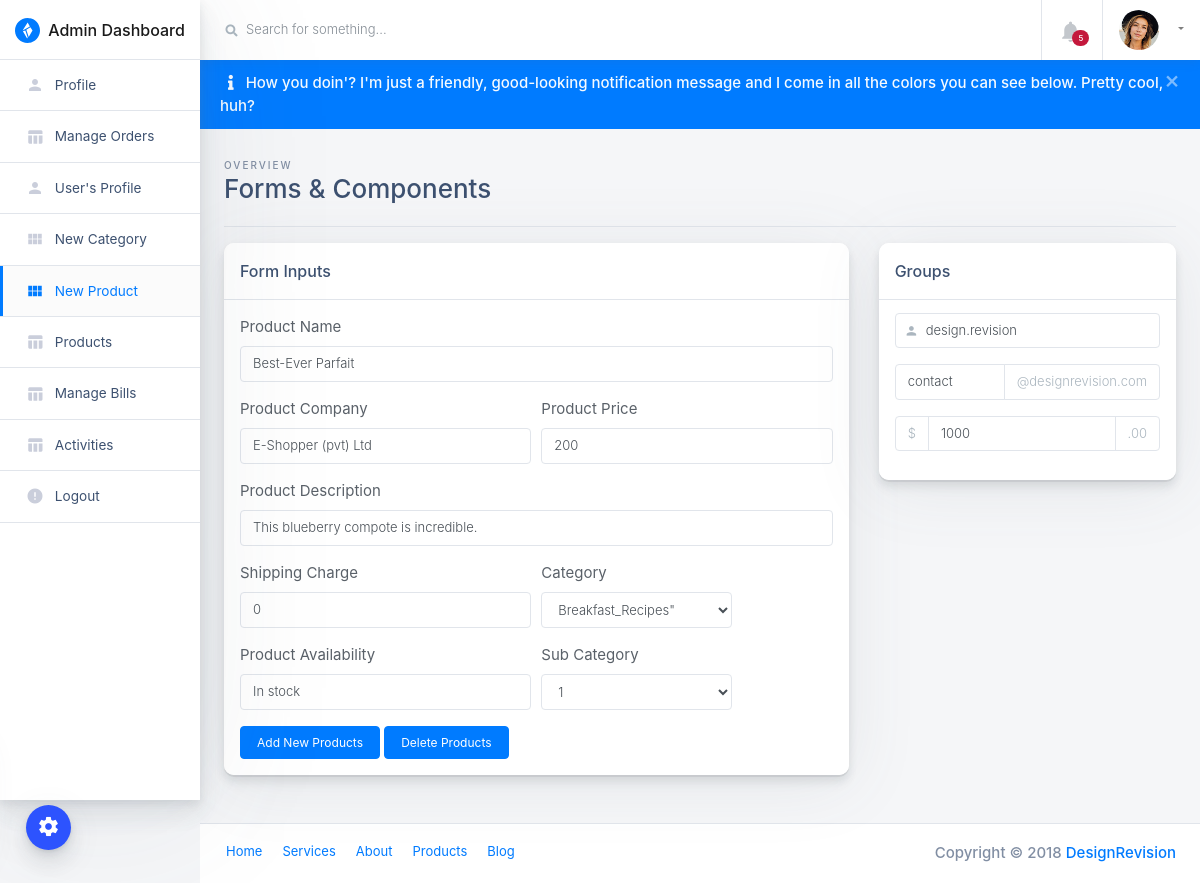
The app's page /admin/products-view?pid=1 (signed in) with its own data.
### tables this page shows
CREATE TABLE `products` (
  `id` int(11) NOT NULL,
  `category` int(11) NOT NULL,
  `subCategory` int(11) DEFAULT NULL,
  `productName` varchar(255) DEFAULT NULL,
  `productCompany` varchar(255) DEFAULT NULL,
  `productPrice` int(11) DEFAULT NULL,
  `productPriceBeforeDiscount` int(11) DEFAULT NULL,
  `productDescription` longtext DEFAULT NULL,
  `productImage1` varchar(255) DEFAULT NULL,
  `productImage2` varchar(255) DEFAULT NULL,
  `productImage3` varchar(255) DEFAULT NULL,
  `shippingCharge` int(11) DEFAULT NULL,
  `productAvailability` varchar(255) DEFAULT NULL,
  `postingDate` timestamp NULL DEFAULT current_timestamp(),
  `updationDate` varchar(255) DEFAULT NULL
);

### admin/products-view.php (the view, shortened to what this page needs)
<?php
include("include/config.php");
if(strlen($_SESSION['admin_login'])==0)
	{
header('location:/eshopper/admin');
}
else{
	if($_GET['pid']){
	$pid = $_GET['pid'];
}else{
	header('location:products');
}
?>
<!doctype html>
<html class="no-js h-100" lang="en">
  <head>
    <link href="https://use.fontawesome.com/releases/v5.0.6/css/all.css" rel="stylesheet">
    <link rel="stylesheet" href="https://stackpath.bootstrapcdn.com/bootstrap/4.1.3/css/bootstrap.min.css">
    <link rel="stylesheet" id="main-stylesheet" data-version="1.1.0" href="styles/shards-dashboards.1.1.0.min.css">
    <link rel="stylesheet" href="styles/extras.1.1.0.min.css">
  </head>
  <body class="h-100">
    <div class="color-switcher-toggle animated pulse infinite">
      <i class="material-icons">settings</i>
    </div>
    <div class="container-fluid">
      <div class="row">
        <aside class="main-sidebar col-12 col-md-3 col-lg-2 px-0">
          <div class="main-navbar">
            <nav class="navbar align-items-stretch navbar-light bg-white flex-md-nowrap border-bottom p-0">
              <a class="navbar-brand w-100 mr-0" href="dashboard" style="line-height: 25px;">
                <div class="d-table m-auto">
                  <img id="main-logo" class="d-inline-block align-top mr-1" style="max-width: 25px;" src="images/shards-dashboards-logo.svg" alt="Shards Dashboard">
                  <span class="d-none d-md-inline ml-1">Admin Dashboard</span>
                </div>
              </a>
            </nav>
          </div>
          <div class="nav-wrapper">
            <ul class="nav flex-column">
			  <li class="nav-item">
                <a class="nav-link " href="profile">
                  <i class="material-icons">person</i>
                  <span>Profile</span>
                </a>
              </li>
			  <li class="nav-item">
                <a class="nav-link " href="orders">
                  <i class="material-icons">table_chart</i>
                  <span>Manage Orders</span>
                </a>
              </li>
			  <li class="nav-item">
                <a class="nav-link " href="users">
                  <i class="material-icons">person</i>
                  <span>User's Profile</span>
                </a>
              </li>
              <li class="nav-item">
                <a class="nav-link " href="new-category">
                  <i class="material-icons">view_module</i>
                  <span>New Category</span>
                </a>
              </li>
			  <li class="nav-item">
                <a class="nav-link active" href="new-product">
                  <i class="material-icons">view_module</i>
                  <span>New Product</span>
                </a>
              </li>
              <li class="nav-item">
                <a class="nav-link " href="products">
                  <i class="material-icons">table_chart</i>
                  <span>Products</span>
                </a>
              </li>
			  <li class="nav-item">
                <a class="nav-link " href="manage-bills">
                  <i class="material-icons">table_chart</i>
                  <span>Manage Bills</span>
                </a>
              </li>
			  <li class="nav-item">
                <a class="nav-link " href="manage-bills">
                  <i class="material-icons">table_chart</i>
                  <span>Activities</span>
                </a>
              </li>
			  <li class="nav-item">
                <a class="nav-link " href="logout">
                  <i class="material-icons">error</i>
                  <span>Logout</span>
                </a>
              </li>
            </ul>
          </div>
        </aside>
        <main class="main-content col-lg-10 col-md-9 col-sm-12 p-0 offset-lg-2 offset-md-3">
          <div class="main-navbar sticky-top bg-white">
            <nav class="navbar align-items-stretch navbar-light flex-md-nowrap p-0">
              <form action="#" class="main-navbar__search w-100 d-none d-md-flex d-lg-flex">
                <div class="input-group input-group-seamless ml-3">
                  <div class="input-group-prepend">
                    <div class="input-group-text">
                      <i class="fas fa-search"></i>
                    </div>
                  </div>
                  <input class="navbar-search form-control" type="text" placeholder="Search for something..." aria-label="Search"> </div>
<?php
$f1="00:00:00";
$from=date('Y-m-d')." ".$f1;
$t1="23:59:59";
$to=date('Y-m-d')." ".$t1;
$result = mysqli_query($con,"SELECT * FROM Orders where orderDate Between '$from' and '$to'");
$num_rows1 = mysqli_num_rows($result);
?>
              </form>
              <ul class="navbar-nav border-left flex-row ">
                <li class="nav-item border-right dropdown notifications">
                  <a class="nav-link nav-link-icon text-center" href="" role="button" id="dropdownMenuLink" data-toggle="dropdown" aria-haspopup="true" aria-expanded="false">
                    <div class="nav-link-icon__wrapper">
                      <i class="material-icons">&#xE7F4;</i>
                      <span class="badge badge-pill badge-danger"><?php echo htmlentities($num_rows1); ?></span>
                    </div>
                  </a>
                </li>
                <li class="nav-item dropdown">
                  <a class="nav-link dropdown-toggle text-nowrap px-3" data-toggle="dropdown" href="#" role="button" aria-haspopup="true" aria-expanded="false">
                    <img class="user-avatar rounded-circle mr-2" src="images/avatars/0.jpg" alt="User Avatar">
                  </a>
                </li>
              </ul>
            </nav>
          </div>
          <div class="alert alert-accent alert-dismissible fade show mb-0" role="alert">
            <button type="button" class="close" data-dismiss="alert" aria-label="Close">
              <span aria-hidden="true">×</span>
            </button>
            <i class="fa fa-info mx-2"></i>
            <strong>How you doin'?</strong> I'm just a friendly, good-looking notification message and I come in all the colors you can see below. Pretty cool, huh? </div>
          <div class="main-content-container container-fluid px-4">
            <div class="page-header row no-gutters py-4 mb-3 border-bottom">
              <div class="col-12 col-sm-4 text-center text-sm-left mb-0">
                <span class="text-uppercase page-subtitle">Overview</span>
                <h3 class="page-title">Forms & Components</h3>
              </div>
            </div>
            <div class="row">
              <div class="col-lg-8 mb-4">
                <div class="card card-small mb-4">
                  <div class="card-header border-bottom">
                    <h6 class="m-0">Form Inputs</h6>
                  </div>
                  <ul class="list-group list-group-flush">
                    <li class="list-group-item p-3">
                      <div class="row">
<?php
$query=mysqli_query($con,"select * from products where id='$pid'");
while($row=mysqli_fetch_array($query))
{?>	                       <div class="col">
                          <form action="" method="POST">
                            <div class="form-group">
                              <label for="feInputAddress">Product Name</label>
                              <input type="text" class="form-control" id="feInputAddress" name="productName" placeholder="" value="<?php echo htmlentities($row['productName']);?>"> </div>
                            <div class="form-row">
                              <div class="form-group col-md-6">
                                <label for="feEmailAddress">Product Company</label>
                                <input type="text" class="form-control" id="feEmailAddress" name="productCompany" placeholder="" value="<?php echo htmlentities($row['productCompany']);?>"> </div>
                              <div class="form-group col-md-6">
                                <label for="fePassword">Product Price</label>
                                <input type="text" class="form-control" id="fePassword" placeholder="" name="productPrice" value="<?php echo htmlentities($row['productPrice']);?>"> </div>
                            </div>
                            <div class="form-group">
                              <label for="feInputAddress">Product Description</label>
                              <input type="text" class="form-control" id="feInputAddress" placeholder="" name="productDescription" value="<?php echo htmlentities($row['productDescription']);?>"> </div>
                            <div class="form-row">
                              <div class="form-group col-md-6">
                                <label for="feInputCity">Shipping Charge</label>
                                <input type="text" class="form-control" name="shippingCharge" id="feInputCity" value="<?php echo htmlentities($row['shippingCharge']);?>"> </div>
                              <div class="form-group col-md-4">
                                <label for="feInputState">Category</label>
                                <select id="feInputState" class="form-control" name="category">
<?php
$number = 1;
$query1=mysqli_query($con,"select * from category");
while($row1=mysqli_fetch_array($query1))
{?>
                                <option value="<?php echo $number;?>"><?php echo htmlentities($row1['categoryName']);?>"</option>
<?php $number = $number+1; } ?>
                                </select>
                              </div>
                              </div>
							<div class="form-row">
                              <div class="form-group col-md-6">
                                <label for="feInputCity">Product Availability</label>
                                <input type="text" class="form-control" id="feInputCity" name="productAvailability" value="<?php echo htmlentities($row['productAvailability']);?>"> </div>
                              <div class="form-group col-md-4">
                                <label for="feInputState">Sub Category</label>
                                <select id="feInputState" class="form-control" name="subCategory">
								<option value="<?php echo htmlentities($row['subCategory']);?>" ><?php echo htmlentities($row['subCategory']);?></option>
                                </select>
                              </div>
                               </div>
                            <button type="submit" name="Update" class="btn btn-accent">Add New Products</button>
							<button type="submit" name="Delete" class="btn btn-accent">Delete Products</button>
                          </form>
<?php }?>
                        </div>
                      </div>
                    </li>
                  </ul>
                </div>
              </div>
              <div class="col-lg-4 mb-4">
                <div class="card card-small mb-4">
                  <div class="card-header border-bottom">
                    <h6 class="m-0">Groups</h6>
                  </div>
                  <ul class="list-group list-group-flush">
                    <li class="list-group-item px-3">
                      <form>
                        <div class="input-group mb-3">
                          <div class="input-group input-group-seamless">
                            <span class="input-group-prepend">
                              <span class="input-group-text">
                                <i class="material-icons">person</i>
                              </span>
                            </span>
                            <input type="text" class="form-control" id="form1-username" placeholder="Username" value="design.revision"> </div>
                        </div>
						<div class="input-group mb-3">
                          <input type="text" class="form-control" placeholder="" aria-label="" aria-describedby="basic-addon2" value="contact">
                          <div class="input-group-append">
                            <span class="input-group-text">@designrevision.com</span>
                          </div>
                        </div>
                        <div class="input-group mb-3">
                          <div class="input-group-prepend">
                            <span class="input-group-text">$</span>
                          </div>
                          <input type="text" class="form-control" aria-label="Amount (to the nearest dollar)" value="1000">
                          <div class="input-group-append">
                            <span class="input-group-text">.00</span>
                          </div>
                        </div>
                        </form>
                    </li>
                  </ul>
                </div>
              </div>
            </div>
          </div>
          <footer class="main-footer d-flex p-2 px-3 bg-white border-top">
            <ul class="nav">
              <li class="nav-item">
                <a class="nav-link" href="#">Home</a>
              </li>
              <li class="nav-item">
                <a class="nav-link" href="#">Services</a>
              </li>
              <li class="nav-item">
                <a class="nav-link" href="#">About</a>
              </li>
              <li class="nav-item">
                <a class="nav-link" href="#">Products</a>
              </li>
              <li class="nav-item">
                <a class="nav-link" href="#">Blog</a>
              </li>
            </ul>
            <span class="copyright ml-auto my-auto mr-2">Copyright © 2018
              <a href="https://designrevision.com" rel="nofollow">DesignRevision</a>
            </span>
          </footer>
        </main>
      </div>
    </div>
  </body>
</html>
<?php }?>

### records on screen
products: productName "Best-Ever Parfait", productCompany "E-Shopper (pvt) Ltd", productPrice "200", productDescription "This blueberry compote is incredible.", shippingCharge "0", productAvailability "In stock", subCategory "1"

### other values on screen
$num_rows1 "5"
form field category "Breakfast_Recipes\""
